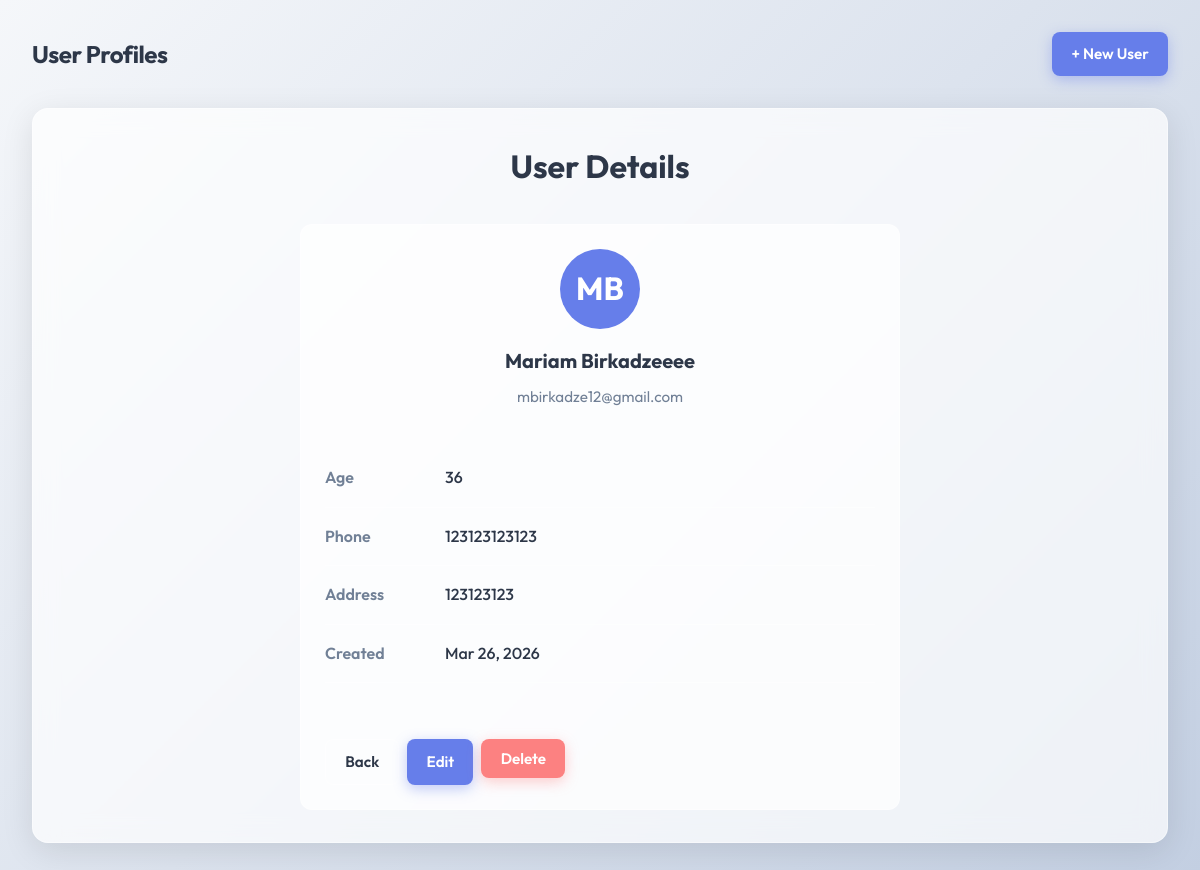
/detail/6/, run on the app's committed database.
### user_profile/models.py (models this page shows, shortened)
class UserProfile(models.Model):
    first_name = models.CharField(max_length=100)
    last_name = models.CharField(max_length=100)
    email = models.EmailField(unique=True)
    age = models.IntegerField()
    phone = models.CharField(max_length=15)
    address = models.CharField(max_length=255)
    password = models.CharField(max_length=100)
    created_at = models.DateTimeField(auto_now_add=True)
    updated_at = models.DateTimeField(auto_now=True)

### user_profile/views.py (the view)
# urls.py: path('detail/<int:pk>/', user_detail, name='user_detail'),
def user_detail(request, pk):
    user = get_object_or_404(UserProfile, pk=pk)
    return render(request, 'user_profile/user_detail.html', {'user': user})

### user_profile/templates/user_profile/user_detail.html (shortened to what this page needs)
{% extends "base.html" %}
{% block content %}
<div class="page-header">
    <h2>User Details</h2>
</div>
<div class="card detail-card">
    <div style="text-align: center; margin-bottom: 2rem;">
        <div style="width: 80px; height: 80px; border-radius: 50%; background: var(--primary); color: white; display: flex; align-items: center; justify-content: center; font-size: 2rem; font-weight: 700; margin: 0 auto 1rem;">
            {{ user.first_name|make_list|first }}{{ user.last_name|make_list|first }}
        </div>
        <h3>{{ user.first_name }} {{ user.last_name }}</h3>
        <p>{{ user.email }}</p>
    </div>
    <div class="detail-row">
        <div class="detail-label">Age</div>
        <div class="detail-value">{{ user.age }}</div>
    </div>
    <div class="detail-row">
        <div class="detail-label">Phone</div>
        <div class="detail-value">{{ user.phone }}</div>
    </div>
    <div class="detail-row">
        <div class="detail-label">Address</div>
        <div class="detail-value">{{ user.address }}</div>
    </div>
    <div class="detail-row">
        <div class="detail-label">Created</div>
        <div class="detail-value">{{ user.created_at|date:"M d, Y" }}</div>
    </div>
    <div class="card-actions" style="margin-top: 2rem;">
        <a href="{% url 'user_list' %}" class="btn btn-secondary">Back</a>
        <a href="{% url 'user_update' user.pk %}" class="btn btn-primary">Edit</a>
        <form action="{% url 'user_delete' user.pk %}" method="post" style="display:inline;">
            <button type="submit" class="btn btn-danger">Delete</button>
        </form>
    </div>
</div>
{% endblock %}

### user_profile/templates/base.html (style rules this page uses)
:root { --bg-gradient: linear-gradient(135deg, #f5f7fa 0%, #c3cfe2 100%); --glass-bg: rgba(255, 255, 255, 0.7); --glass-border: rgba(255, 255, 255, 0.4); --text-main: #2d3748; --text-muted: #718096; --primary: #667eea; --primary-hover: #5a67d8; --danger: #fc8181; --danger-hover: #f56565; --success: #68d391; --success-hover: #48bb78; }
* { box-sizing: border-box; margin: 0; padding: 0; font-family: 'Outfit', sans-serif; }
body { background: var(--bg-gradient); background-attachment: fixed; color: var(--text-main); min-height: 100vh; display: flex; flex-direction: column; align-items: center; padding: 2rem; line-height: 1.6; }
.btn { display: inline-flex; align-items: center; justify-content: center; padding: 0.6rem 1.2rem; font-weight: 600; border-radius: 8px; text-decoration: none; transition: all 0.3s ease; cursor: pointer; border: none; outline: none; font-size: 0.95rem; }
.btn-primary { background: var(--primary); color: white; box-shadow: 0 4px 14px rgba(102, 126, 234, 0.4); }
.btn-danger { background: var(--danger); color: white; box-shadow: 0 4px 14px rgba(252, 129, 129, 0.4); }
.btn-secondary { background: rgba(255, 255, 255, 0.1); color: var(--text-main); border: 1px solid var(--glass-border); }
.card { background: var(--glass-bg); border: 1px solid var(--glass-border); border-radius: 12px; padding: 1.5rem; transition: transform 0.3s ease, box-shadow 0.3s ease; position: relative; overflow: hidden; display: flex; flex-direction: column; }
.card h3 { font-size: 1.25rem; margin-bottom: 0.5rem; color: var(--text-main); }
.card p { color: var(--text-muted); font-size: 0.95rem; margin-bottom: 0.5rem; }
.card-actions { margin-top: auto; padding-top: 1.5rem; display: flex; gap: 0.5rem; }
.page-header { margin-bottom: 2rem; text-align: center; }
.page-header h2 { font-size: 2rem; font-weight: 700; }
.detail-card { max-width: 600px; margin: 0 auto; }
.detail-row { display: flex; border-bottom: 1px solid var(--glass-border); padding: 1rem 0; }
.detail-label { font-weight: 600; width: 120px; color: var(--text-muted); }
.detail-value { flex: 1; font-weight: 500; word-break: break-word; }

### data on the page
UserProfile: first_name|make_list "M", last_name|make_list "B", first_name "Mariam", last_name "Birkadzeeee", email "mbirkadze12@gmail.com", age "36", phone "123123123123", address "123123123", created_at "Mar 26, 2026"
